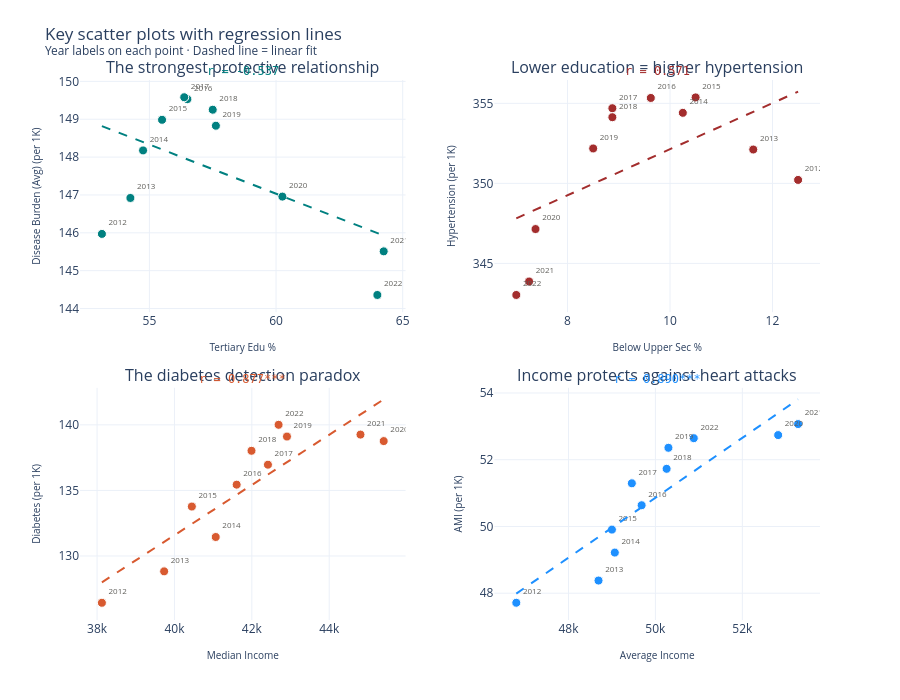

Here is the notebook cell this chart was saved with:
### Markdown cell above
---
## 7. Key Scatter Plots

Four relationships selected for their analytical importance — the strongest protective correlation, the strongest risk marker, the diabetes paradox, and the income–disease link.

### Code cell
# ============================================================
# 7. SCATTER PLOTS — Interactive with Regression Lines
# ============================================================
from plotly.subplots import make_subplots
from scipy import stats

scatter_config = [
    ('Tertiary_Edu_Pct', 'Chronic_Disease_Burden', NS['teal'], 'The strongest protective relationship'),
    ('Below_Upper_Secondary_Pct', 'Hypertension', NS['crimson'], 'Lower education = higher hypertension'),
    ('Median_Income', 'Diabetes', NS['coral'], 'The diabetes detection paradox'),
    ('Average_Income', 'Acute Myocardial Infarction (AMI) Crude', NS['blue'], 'Income protects against heart attacks'),
]

fig = make_subplots(
    rows=2, cols=2,
    subplot_titles=[c[3] for c in scatter_config],
    horizontal_spacing=0.12, vertical_spacing=0.14,
)

for idx, (sv, hv, color, title) in enumerate(scatter_config):
    row, col = idx // 2 + 1, idx % 2 + 1
    x, y = merged[sv], merged[hv]
    slope, intercept, r, p, se = stats.linregress(x, y)
    x_line = np.linspace(x.min(), x.max(), 50)
    y_line = slope * x_line + intercept
    stars = '***' if p < 0.001 else ('**' if p < 0.01 else ('*' if p < 0.05 else ''))
    fig.add_trace(go.Scatter(
        x=x, y=y, mode='markers+text',
        text=merged['Year'].astype(str), textposition='top right', textfont=dict(size=8, color=NS['slate']),
        marker=dict(size=9, color=color, line=dict(width=1, color='white')),
        name=f"{LABELS[sv]} × {LABELS[hv]}",
        hovertemplate=f'<b>%{{text}}</b><br>{LABELS[sv]}: %{{x:,.1f}}<br>{LABELS[hv]}: %{{y:.1f}}<extra></extra>',
        showlegend=False
    ), row=row, col=col)
    fig.add_trace(go.Scatter(
        x=x_line, y=y_line, mode='lines',
        line=dict(dash='dash', width=2, color=color),
        name=f'r={r:.2f}{stars}', showlegend=False,
        hoverinfo='skip'
    ), row=row, col=col)
    ax_suffix = '' if idx == 0 else str(idx + 1)
    fig.add_annotation(
        x=0.5, y=1.0, xref=f'x{ax_suffix} domain', yref=f'y{ax_suffix} domain',
        text=f'r = {r:.3f}{stars}', showarrow=False,
        font=dict(size=12, color=color, family='monospace'),
        xanchor='center', yanchor='bottom'
    )
    fig.update_xaxes(title_text=LABELS[sv], row=row, col=col, title_font=dict(size=10))
    fig.update_yaxes(title_text=LABELS[hv] + ' (per 1K)', row=row, col=col, title_font=dict(size=10))

fig.update_layout(
    template=NS_TEMPLATE,
    title='Key scatter plots with regression lines<br><sup>Year labels on each point · Dashed line = linear fit</sup>',
    height=700, showlegend=False, margin=dict(t=80)
)
fig.show()

### Figure 1 — Plotly figure (JSON) as saved in the notebook; plotly's stock layout.template omitted (floating-point values rounded to 4 significant figures)
{"data": [{"hovertemplate": "<b>%{text}</b><br>Tertiary Edu %: %{x:,.1f}<br>Disease Burden (Avg): %{y:.1f}<extra></extra>", "marker": {"color": "#008080", "line": {"color": "white", "width": 1}, "size": 9}, "mode": "markers+text", "name": "Tertiary Edu % × Disease Burden (Avg)", "showlegend": false, "text": ["2012", "2013", "2014", "2015", "2016", "2017", "2018", "2019", "2020", "2021", "2022"], "textfont": {"color": "#5F5E5A", "size": 8}, "textposition": "top right", "type": "scatter", "x": [53.12, 54.25, 54.75, 55.5, 56.5, 56.38, 57.5, 57.62, 60.25, 64.25, 64.0], "xaxis": "x", "y": [146.0, 146.9, 148.2, 149.0, 149.5, 149.6, 149.3, 148.8, 147.0, 145.5, 144.4], "yaxis": "y"}, {"hoverinfo": "skip", "line": {"color": "#008080", "dash": "dash", "width": 2}, "mode": "lines", "name": "r=-0.54", "showlegend": false, "type": "scatter", "x": [53.12, 53.35, 53.58, 53.81, 54.03, 54.26, 54.49, 54.71, 54.94, 55.17, 55.4, 55.62, 55.85, 56.08, 56.3, 56.53, 56.76, 56.98, 57.21, 57.44, 57.67, 57.89, 58.12, 58.35, 58.57, 58.8, 59.03, 59.26, 59.48, 59.71, 59.94, 60.16, 60.39, 60.62, 60.84, 61.07, 61.3, 61.53, 61.75, 61.98, 62.21, 62.43, 62.66, 62.89, 63.11, 63.34, 63.57, 63.8, 64.02, 64.25], "xaxis": "x", "y": [148.8, 148.8, 148.7, 148.6, 148.6, 148.5, 148.5, 148.4, 148.3, 148.3, 148.2, 148.2, 148.1, 148.1, 148.0, 147.9, 147.9, 147.8, 147.8, 147.7, 147.6, 147.6, 147.5, 147.5, 147.4, 147.3, 147.3, 147.2, 147.2, 147.1, 147.0, 147.0, 146.9, 146.9, 146.8, 146.8, 146.7, 146.6, 146.6, 146.5, 146.5, 146.4, 146.3, 146.3, 146.2, 146.2, 146.1, 146.0, 146.0, 145.9], "yaxis": "y"}, {"hovertemplate": "<b>%{text}</b><br>Below Upper Sec %: %{x:,.1f}<br>Hypertension: %{y:.1f}<extra></extra>", "marker": {"color": "#A32D2D", "line": {"color": "white", "width": 1}, "size": 9}, "mode": "markers+text", "name": "Below Upper Sec % × Hypertension", "showlegend": false, "text": ["2012", "2013", "2014", "2015", "2016", "2017", "2018", "2019", "2020", "2021", "2022"], "textfont": {"color": "#5F5E5A", "size": 8}, "textposition": "top right", "type": "scatter", "x": [12.5, 11.62, 10.25, 10.5, 9.625, 8.875, 8.875, 8.5, 7.375, 7.25, 7.0], "xaxis": "x2", "y": [350.2, 352.1, 354.4, 355.4, 355.3, 354.7, 354.1, 352.2, 347.1, 343.9, 343.0], "yaxis": "y2"}, {"hoverinfo": "skip", "line": {"color": "#A32D2D", "dash": "dash", "width": 2}, "mode": "lines", "name": "r=0.57", "showlegend": false, "type": "scatter", "x": [7.0, 7.112, 7.224, 7.337, 7.449, 7.561, 7.673, 7.786, 7.898, 8.01, 8.122, 8.235, 8.347, 8.459, 8.571, 8.684, 8.796, 8.908, 9.02, 9.133, 9.245, 9.357, 9.469, 9.582, 9.694, 9.806, 9.918, 10.03, 10.14, 10.26, 10.37, 10.48, 10.59, 10.7, 10.82, 10.93, 11.04, 11.15, 11.27, 11.38, 11.49, 11.6, 11.71, 11.83, 11.94, 12.05, 12.16, 12.28, 12.39, 12.5], "xaxis": "x2", "y": [347.8, 348.0, 348.1, 348.3, 348.5, 348.6, 348.8, 348.9, 349.1, 349.3, 349.4, 349.6, 349.8, 349.9, 350.1, 350.2, 350.4, 350.6, 350.7, 350.9, 351.0, 351.2, 351.4, 351.5, 351.7, 351.9, 352.0, 352.2, 352.3, 352.5, 352.7, 352.8, 353.0, 353.1, 353.3, 353.5, 353.6, 353.8, 354.0, 354.1, 354.3, 354.4, 354.6, 354.8, 354.9, 355.1, 355.2, 355.4, 355.6, 355.7], "yaxis": "y2"}, {"hovertemplate": "<b>%{text}</b><br>Median Income: %{x:,.1f}<br>Diabetes: %{y:.1f}<extra></extra>", "marker": {"color": "#D85A30", "line": {"color": "white", "width": 1}, "size": 9}, "mode": "markers+text", "name": "Median Income × Diabetes", "showlegend": false, "text": ["2012", "2013", "2014", "2015", "2016", "2017", "2018", "2019", "2020", "2021", "2022"], "textfont": {"color": "#5F5E5A", "size": 8}, "textposition": "top right", "type": "scatter", "x": [38120.0, 39730.0, 41070.0, 40450.0, 41610.0, 42420.0, 41990.0, 42910.0, 45410.0, 44810.0, 42690.0], "xaxis": "x3", "y": [126.4, 128.8, 131.4, 133.8, 135.4, 137.0, 138.0, 139.1, 138.8, 139.3, 140.0], "yaxis": "y3"}, {"hoverinfo": "skip", "line": {"color": "#D85A30", "dash": "dash", "width": 2}, "mode": "lines", "name": "r=0.88***", "showlegend": false, "type": "scatter", "x": [38120.0, 38270.0, 38420.0, 38570.0, 38720.0, 38870.0, 39020.0, 39170.0, 39310.0, 39460.0, 39610.0, 39760.0, 39910.0, 40060.0, 40210.0, 40350.0, 40500.0, 40650.0, 40800.0, 40950.0, 41100.0, 41250.0, 41400.0, 41540.0, 41690.0, 41840.0, 41990.0, 42140.0, 42290.0, 42440.0, 42580.0, 42730.0, 42880.0, 43030.0, 43180.0, 43330.0, 43480.0, 43620.0, 43770.0, 43920.0, 44070.0, 44220.0, 44370.0, 44520.0, 44670.0, 44810.0, 44960.0, 45110.0, 45260.0, 45410.0], "xaxis": "x3", "y": [128.0, 128.3, 128.6, 128.8, 129.1, 129.4, 129.7, 130.0, 130.3, 130.6, 130.8, 131.1, 131.4, 131.7, 132.0, 132.3, 132.5, 132.8, 133.1, 133.4, 133.7, 134.0, 134.3, 134.5, 134.8, 135.1, 135.4, 135.7, 136.0, 136.2, 136.5, 136.8, 137.1, 137.4, 137.7, 138.0, 138.2, 138.5, 138.8, 139.1, 139.4, 139.7, 139.9, 140.2, 140.5, 140.8, 141.1, 141.4, 141.7, 141.9], "yaxis": "y3"}, {"hovertemplate": "<b>%{text}</b><br>Average Income: %{x:,.1f}<br>AMI: %{y:.1f}<extra></extra>", "marker": {"color": "#1E90FF", "line": {"color": "white", "width": 1}, "size": 9}, "mode": "markers+text", "name": "Average Income × AMI", "showlegend": false, "text": ["2012", "2013", "2014", "2015", "2016", "2017", "2018", "2019", "2020", "2021", "2022"], "textfont": {"color": "#5F5E5A", "size": 8}, "textposition": "top right", "type": "scatter", "x": [46800.0, 48690.0, 49070.0, 49000.0, 49680.0, 49460.0, 50260.0, 50300.0, 52820.0, 53280.0, 50880.0], "xaxis": "x4", "y": [47.71, 48.38, 49.22, 49.91, 50.64, 51.29, 51.73, 52.36, 52.74, 53.07, 52.65], "yaxis": "y4"}, {"hoverinfo": "skip", "line": {"color": "#1E90FF", "dash": "dash", "width": 2}, "mode": "lines", "name": "r=0.89***", "showlegend": false, "type": "scatter", "x": [46800.0, 46930.0, 47060.0, 47200.0, 47330.0, 47460.0, 47590.0, 47730.0, 47860.0, 47990.0, 48120.0, 48260.0, 48390.0, 48520.0, 48650.0, 48780.0, 48920.0, 49050.0, 49180.0, 49310.0, 49450.0, 49580.0, 49710.0, 49840.0, 49980.0, 50110.0, 50240.0, 50370.0, 50500.0, 50640.0, 50770.0, 50900.0, 51030.0, 51170.0, 51300.0, 51430.0, 51560.0, 51700.0, 51830.0, 51960.0, 52090.0, 52220.0, 52360.0, 52490.0, 52620.0, 52750.0, 52890.0, 53020.0, 53150.0, 53280.0], "xaxis": "x4", "y": [47.99, 48.11, 48.22, 48.34, 48.46, 48.58, 48.7, 48.82, 48.94, 49.06, 49.17, 49.29, 49.41, 49.53, 49.65, 49.77, 49.89, 50.01, 50.13, 50.24, 50.36, 50.48, 50.6, 50.72, 50.84, 50.96, 51.08, 51.19, 51.31, 51.43, 51.55, 51.67, 51.79, 51.91, 52.03, 52.14, 52.26, 52.38, 52.5, 52.62, 52.74, 52.86, 52.98, 53.09, 53.21, 53.33, 53.45, 53.57, 53.69, 53.81], "yaxis": "y4"}], "layout": {"annotations": [{"font": {"size": 16}, "showarrow": false, "text": "The strongest protective relationship", "x": 0.22, "xanchor": "center", "xref": "paper", "y": 1, "yanchor": "bottom", "yref": "paper"}, {"font": {"size": 16}, "showarrow": false, "text": "Lower education = higher hypertension", "x": 0.78, "xanchor": "center", "xref": "paper", "y": 1, "yanchor": "bottom", "yref": "paper"}, {"font": {"size": 16}, "showarrow": false, "text": "The diabetes detection paradox", "x": 0.22, "xanchor": "center", "xref": "paper", "y": 0.43, "yanchor": "bottom", "yref": "paper"}, {"font": {"size": 16}, "showarrow": false, "text": "Income protects against heart attacks", "x": 0.78, "xanchor": "center", "xref": "paper", "y": 0.43, "yanchor": "bottom", "yref": "paper"}, {"font": {"color": "#008080", "family": "monospace", "size": 12}, "showarrow": false, "text": "r = -0.537", "x": 0.5, "xanchor": "center", "xref": "x domain", "y": 1, "yanchor": "bottom", "yref": "y domain"}, {"font": {"color": "#A32D2D", "family": "monospace", "size": 12}, "showarrow": false, "text": "r = 0.571", "x": 0.5, "xanchor": "center", "xref": "x2 domain", "y": 1, "yanchor": "bottom", "yref": "y2 domain"}, {"font": {"color": "#D85A30", "family": "monospace", "size": 12}, "showarrow": false, "text": "r = 0.877***", "x": 0.5, "xanchor": "center", "xref": "x3 domain", "y": 1, "yanchor": "bottom", "yref": "y3 domain"}, {"font": {"color": "#1E90FF", "family": "monospace", "size": 12}, "showarrow": false, "text": "r = 0.890***", "x": 0.5, "xanchor": "center", "xref": "x4 domain", "y": 1, "yanchor": "bottom", "yref": "y4 domain"}], "height": 700, "margin": {"t": 80}, "showlegend": false, "title": {"text": "Key scatter plots with regression lines<br><sup>Year labels on each point · Dashed line = linear fit</sup>"}, "xaxis": {"anchor": "y", "domain": [0, 0.44], "title": {"font": {"size": 10}, "text": "Tertiary Edu %"}}, "xaxis2": {"anchor": "y2", "domain": [0.56, 1], "title": {"font": {"size": 10}, "text": "Below Upper Sec %"}}, "xaxis3": {"anchor": "y3", "domain": [0, 0.44], "title": {"font": {"size": 10}, "text": "Median Income"}}, "xaxis4": {"anchor": "y4", "domain": [0.56, 1], "title": {"font": {"size": 10}, "text": "Average Income"}}, "yaxis": {"anchor": "x", "domain": [0.57, 1], "title": {"font": {"size": 10}, "text": "Disease Burden (Avg) (per 1K)"}}, "yaxis2": {"anchor": "x2", "domain": [0.57, 1], "title": {"font": {"size": 10}, "text": "Hypertension (per 1K)"}}, "yaxis3": {"anchor": "x3", "domain": [0, 0.43], "title": {"font": {"size": 10}, "text": "Diabetes (per 1K)"}}, "yaxis4": {"anchor": "x4", "domain": [0, 0.43], "title": {"font": {"size": 10}, "text": "AMI (per 1K)"}}}}
